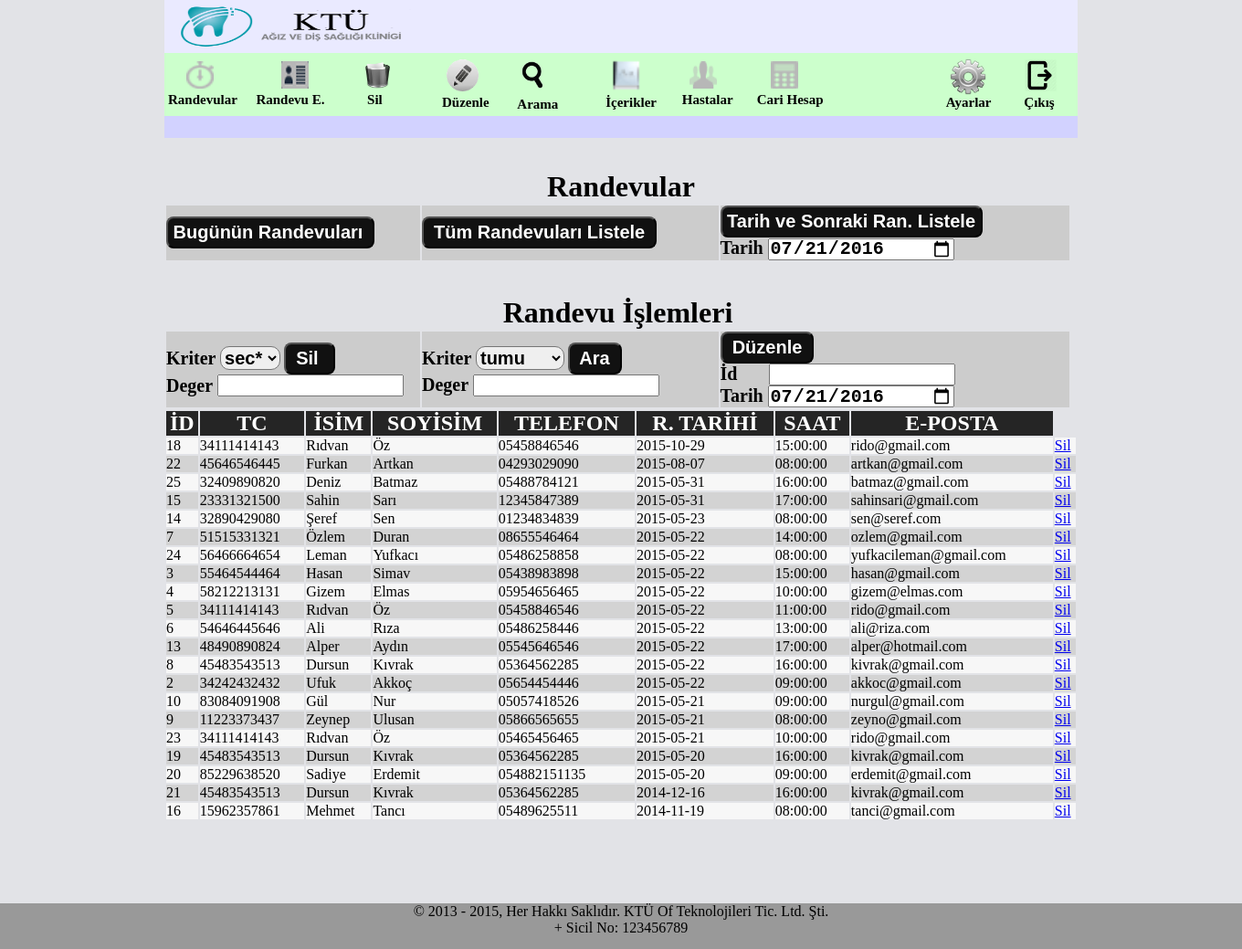
The app's page /proje/yonetim/randevular_tumu.php (signed in) with its own data.
### tables this page shows
CREATE TABLE IF NOT EXISTS `randevular` (
  `id` int(11) NOT NULL AUTO_INCREMENT,
  `tc` varchar(11) NOT NULL,
  `ad` varchar(50) NOT NULL,
  `soyad` varchar(50) NOT NULL,
  `tel` varchar(15) NOT NULL,
  `tarih` date NOT NULL,
  `saat` varchar(15) NOT NULL,
  `eposta` varchar(100) NOT NULL,
  PRIMARY KEY (`id`)
);

### proje/yonetim/tablo_renklendirme.php (called while the page is built)
<?php
if($renklendirme==0)
{
	$renk="#F7F7F7";
	$renklendirme=1;
}
else  {
	$renk="#D3D3D3";
	$renklendirme=0;
}
?>

### proje/yonetim/randevular_tumunu_doldur.php (the view, shortened to what this page needs)
<?php
$renklendirme=0;
echo "<table border='0' width='1000' >
    <tr  style='background-color:#252525; color:#FFF;'>
   <td><h2><b><center>İD      </center></b></h2></td>
   <td><h2><b><center>TC      </center></b></h2></td>
   <td><h2><b><center>İSİM    </center></b></h2></td>
   <td><h2><b><center>SOYİSİM </center></b></h2></td>
   <td><h2><b><center>TELEFON </center></b></h2></td>
   <td><h2><b><center>R. TARİHİ</center></b></h2></td>
   <td><h2><b><center>SAAT     </center></b></h2></td>
   <td><h2><b><center>E-POSTA  </center></b></h2></td>
  </tr>
";
$sorgu="SELECT * FROM randevular  ORDER BY tarih  DESC ";
if ($sonuc=mysql_query($sorgu))
{
	while($satir=mysql_fetch_array($sonuc))
	{
		$id=$satir["id"];
        include "tablo_renklendirme.php";
		echo "<tr bgcolor='$renk'>
                <td>".$satir["id"]."</td>
                <td>".$satir["tc"]."</td>
                <td>".$satir["ad"]."</td>
                <td>".$satir["soyad"]."</td>
                <td>".$satir["tel"]."</td>
                <td>".$satir["tarih"]."</td>
                <td>".$satir["saat"]."</td>
                <td>".$satir["eposta"]."</td>
                <td><a href='sil_randevu_form_islemler.php?deger=$id'>Sil</td>
                </tr>";
	}
}
echo "</table>";
?>

### proje/yonetim/girisSekil.css (style rules this page uses)
* { padding:0; margin:0; }
body { background-color:#E2E3E7; }

### records on screen
randevular: id "18", tc "34111414143", ad "Rıdvan", soyad "Öz", tel "05458846546", tarih "2015-10-29", saat "15:00:00", eposta "rido@gmail.com"
randevular: id "22", tc "45646546445", ad "Furkan", soyad "Artkan", tel "04293029090", tarih "2015-08-07", saat "08:00:00", eposta "artkan@gmail.com"
randevular: id "25", tc "32409890820", ad "Deniz", soyad "Batmaz", tel "05488784121", tarih "2015-05-31", saat "16:00:00", eposta "batmaz@gmail.com"
randevular: id "15", tc "23331321500", ad "Sahin", soyad "Sarı", tel "12345847389", tarih "2015-05-31", saat "17:00:00", eposta "sahinsari@gmail.com"
randevular: id "14", tc "32890429080", ad "Şeref", soyad "Sen", tel "01234834839", tarih "2015-05-23", saat "08:00:00", eposta "sen@seref.com"
randevular: id "7", tc "51515331321", ad "Özlem", soyad "Duran", tel "08655546464", tarih "2015-05-22", saat "14:00:00", eposta "ozlem@gmail.com"
randevular: id "24", tc "56466664654", ad "Leman", soyad "Yufkacı", tel "05486258858", tarih "2015-05-22", saat "08:00:00", eposta "yufkacileman@gmail.com"
randevular: id "3", tc "55464544464", ad "Hasan", soyad "Simav", tel "05438983898", tarih "2015-05-22", saat "15:00:00", eposta "hasan@gmail.com"
randevular: id "4", tc "58212213131", ad "Gizem", soyad "Elmas", tel "05954656465", tarih "2015-05-22", saat "10:00:00", eposta "gizem@elmas.com"
randevular: id "5", tc "34111414143", ad "Rıdvan", soyad "Öz", tel "05458846546", tarih "2015-05-22", saat "11:00:00", eposta "rido@gmail.com"
randevular: id "6", tc "54646445646", ad "Ali", soyad "Rıza", tel "05486258446", tarih "2015-05-22", saat "13:00:00", eposta "ali@riza.com"
randevular: id "13", tc "48490890824", ad "Alper", soyad "Aydın", tel "05545646546", tarih "2015-05-22", saat "17:00:00", eposta "alper@hotmail.com"
randevular: id "8", tc "45483543513", ad "Dursun", soyad "Kıvrak", tel "05364562285", tarih "2015-05-22", saat "16:00:00", eposta "kivrak@gmail.com"
randevular: id "2", tc "34242432432", ad "Ufuk", soyad "Akkoç", tel "05654454446", tarih "2015-05-22", saat "09:00:00", eposta "akkoc@gmail.com"
randevular: id "10", tc "83084091908", ad "Gül", soyad "Nur", tel "05057418526", tarih "2015-05-21", saat "09:00:00", eposta "nurgul@gmail.com"
randevular: id "9", tc "11223373437", ad "Zeynep", soyad "Ulusan", tel "05866565655", tarih "2015-05-21", saat "08:00:00", eposta "zeyno@gmail.com"
randevular: id "23", tc "34111414143", ad "Rıdvan", soyad "Öz", tel "05465456465", tarih "2015-05-21", saat "10:00:00", eposta "rido@gmail.com"
randevular: id "19", tc "45483543513", ad "Dursun", soyad "Kıvrak", tel "05364562285", tarih "2015-05-20", saat "16:00:00", eposta "kivrak@gmail.com"
randevular: id "20", tc "85229638520", ad "Sadiye", soyad "Erdemit", tel "054882151135", tarih "2015-05-20", saat "09:00:00", eposta "erdemit@gmail.com"
randevular: id "21", tc "45483543513", ad "Dursun", soyad "Kıvrak", tel "05364562285", tarih "2014-12-16", saat "16:00:00", eposta "kivrak@gmail.com"
randevular: id "16", tc "15962357861", ad "Mehmet", soyad "Tancı", tel "05489625511", tarih "2014-11-19", saat "08:00:00", eposta "tanci@gmail.com"
